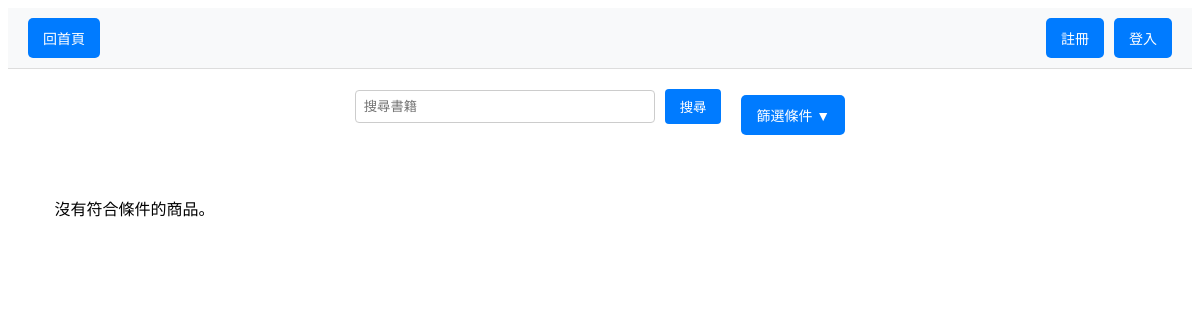
The app's page /search.php?category=文學/小說, older data.
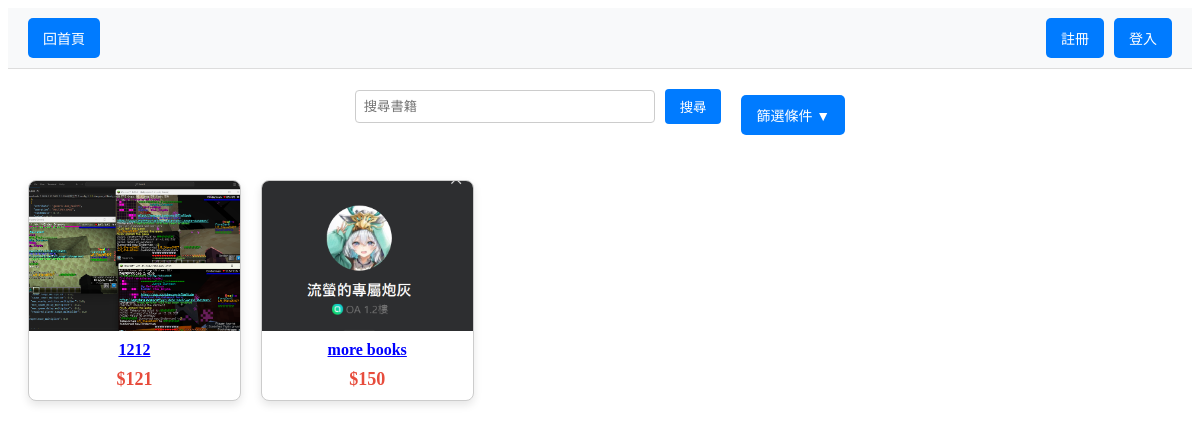
The same page, newer data.
### tables this page shows
CREATE TABLE `products` (
  `id` int(11) NOT NULL,
  `name` varchar(255) NOT NULL,
  `author` varchar(255) NOT NULL,
  `category` varchar(255) NOT NULL,
  `seller_id` int(11) NOT NULL,
  `condition` enum('全新','九成新','七成新','五成新') NOT NULL,
  `description` text DEFAULT NULL,
  `location` varchar(255) NOT NULL,
  `attachment` varchar(255) DEFAULT NULL,
  `price` decimal(10,0) NOT NULL,
  `stock` int(11) NOT NULL,
  `created_at` datetime DEFAULT current_timestamp(),
  `updated_at` datetime DEFAULT current_timestamp() ON UPDATE current_timestamp(),
  `is_deleted` tinyint(1) DEFAULT 0
);

### search.php (the view, shortened to what this page needs)
<?php
    require('db.inc');
    mysqli_set_charset($link, 'utf8');
    $categoryFilter = isset($_GET['category']) ? $_GET['category'] : '';
    $searchKeyword = isset($_GET['search']) ? $_GET['search'] : '';
    $sortOrder = isset($_GET['sort']) ? $_GET['sort'] : 'date';
    $sql = "SELECT id, name, price, attachment, category FROM products WHERE stock > 0";
    if (!empty($categoryFilter)) {
        $sql .= " AND category = '" . mysqli_real_escape_string($link, $categoryFilter) . "'";
    }
    if ($sortOrder === 'date') {
        $sql .= " ORDER BY created_at DESC";
    } elseif ($sortOrder === 'price_asc') {
        $sql .= " ORDER BY price ASC";
    } elseif ($sortOrder === 'price_desc') {
        $sql .= " ORDER BY price DESC";
    }
    $result = mysqli_query($link, $sql);
    $products = [];
    while ($row = mysqli_fetch_assoc($result)) {
        $products[] = $row;
    }
?>
<html>
    <head>
    </head>
    <body>
        <div class="top-bar">
            <a href="index.php" class="home-button">回首頁</a>
            <div class="top-right-buttons">
                <?php include('userMenu.php'); ?>
            </div>
        </div>
        <div style="text-align: center; margin: 20px 0;">
            <div style="display: flex; justify-content: center; align-items: center; gap: 20px;">
                <form method="GET" action="search.php" style="display: flex; align-items: center;">
                    <input type="text" id="searchInput" name="search" placeholder="搜尋書籍" value="<?php echo htmlspecialchars($searchKeyword); ?>" style="padding: 8px; width: 300px; border: 1px solid #ccc; border-radius: 4px;">
                    <button type="submit" id="searchButton" style="padding: 8px 15px; background-color: #007BFF; color: white; border: none; border-radius: 4px; cursor: pointer; margin-left: 10px;">搜尋</button>
                </form>
                <div class="filter-dropdown">
                    <button class="filter-button">篩選條件 ▼</button>
                </div>
            </div>
        </div>
        <div class="product-grid">
            <?php if (!empty($products)): ?>
                <?php foreach ($products as $product): ?>
                    <div class="product-item">
                        <img src="product/pic/<?php echo htmlspecialchars($product['attachment']); ?>" alt="<?php echo htmlspecialchars($product['name']); ?>">
                        <h3>
                            <a href="product/detail.php?id=<?php echo $product['id']; ?>" style="text-decoration: underline; color: blue;">
                                <?php echo htmlspecialchars($product['name']); ?>
                            </a>
                        </h3>
                        <p class="price">$<?php echo htmlspecialchars($product['price']); ?></p>
                    </div>
                <?php endforeach; ?>
            <?php else: ?>
                <p style="text-align: center;">沒有符合條件的商品。</p>
            <?php endif; ?>
        </div>
    </body>
</html>

Row changes from the older to the newer data that the page shows:
now on this page (row edited): products: attachment (picture), name "1212", price "121"
now on this page (row edited): products: attachment (picture), name "more books", price "150"
Text that changed along with them:
text no longer shown: "沒有符合條件的商品。"
